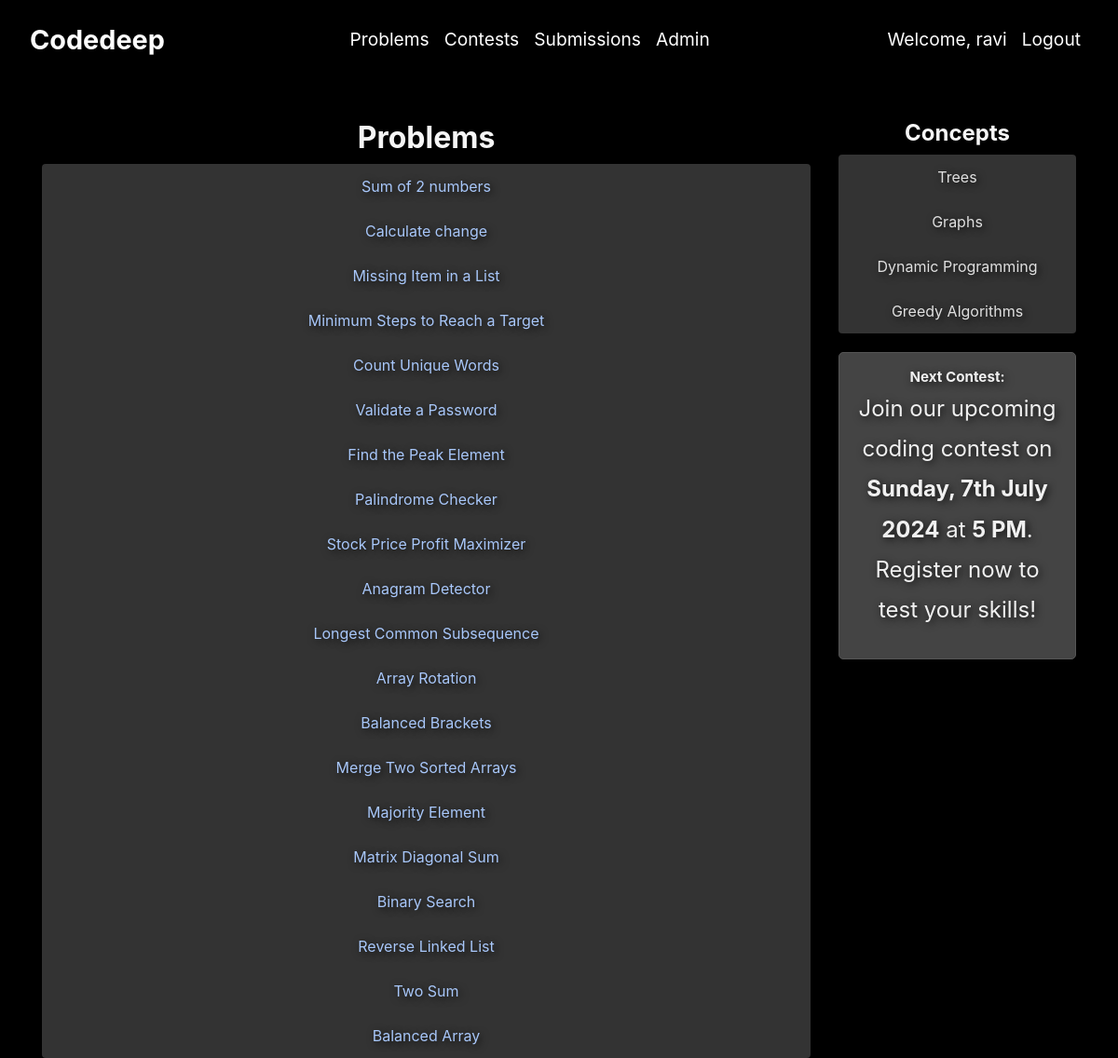
/problems/ (signed in), run on the app's committed database.
### problems/models.py (models this page shows, shortened)
class problem(models.Model):
    name = models.CharField(max_length=50)
    description = models.TextField(help_text="Enter the problem description. Use newlines to format the text.")
    testcase1 = models.TextField(help_text="Enter the first test case. Use newlines to format the input and output.")
    testcase2 = models.TextField(help_text="Enter the second test case. Use newlines to format the input and output.")
    solution_code = models.TextField(blank=True, null=True, help_text="Python solution code for this problem")

### problems/views.py (the view)
# urls.py: path('problems/',all_problems),
@login_required
def all_problems(request):
    questions = problem.objects.all()
    context = {
        "all_problems":questions,
    }
    return render(request,"all_problems.html",context)

### problems/templates/all_problems.html (shortened to what this page needs)
{% extends 'base.html' %}
{% block content %}
<div class="container mt-4">
    <div class="row">
        <div class="col-md-9">
            <h2>Problems</h2>
            <ul class="list-group">
                {% for problem in all_problems %}
                <li class="list-group-item">
                    <a href="{{ problem.id }}/">{{ problem.name }}</a>
                </li>
                {% endfor %}
            </ul>
        </div>
        <div class="col-md-3">
            <h4>Concepts</h4>
            <ul class="list-group">
                <li class="list-group-item">Trees</li>
                <li class="list-group-item">Graphs</li>
                <li class="list-group-item">Dynamic Programming</li>
                <li class="list-group-item">Greedy Algorithms</li>
            </ul>
            <div class="notification">
                <strong>Next Contest:</strong>
                <p>Join our upcoming coding contest on <strong>Sunday, 7th July 2024</strong> at <strong>5 PM</strong>. Register now to test your skills!</p>
            </div>
        </div>
    </div>
</div>
{% endblock %}

### problems/templates/base.html (shortened to what this page needs)
{% load static %}
<!DOCTYPE html>
<html lang="en">
<head>
    <link rel="stylesheet" href="https://cdn.jsdelivr.net/npm/bootstrap@4.6.2/dist/css/bootstrap.min.css">
</head>
<body>
    <nav class="navbar navbar-expand-sm navbar-dark">
        <a class="navbar-brand" href="/">Codedeep</a>
        <ul class="navbar-nav center">
            {% if user.is_authenticated %}
                <li class="nav-item">
                    <a class="nav-link" href="/problems">Problems</a>
                </li>
                <li class="nav-item">
                    <a class="nav-link" href="/contests">Contests</a>
                </li>
                <li class="nav-item">
                    <a class="nav-link" href="/compiler/submissions/">Submissions</a>
                </li>
            {% endif %}
            <li class="nav-item">
                <a class="nav-link" href="/admin">Admin</a>
            </li>
        </ul>
        <ul class="navbar-nav ml-auto">
            {% if user.is_authenticated %}
                <li class="nav-item">
                    <a class="nav-link" href="#">Welcome, {{ user.username }}</a>
                </li>
                <li class="nav-item">
                    <a class="nav-link" href="/auth/logout">Logout</a>
                </li>
            {% endif %}
        </ul>
    </nav>
    <div class="content-container">
        {% block content %}{% endblock %}
    </div>
</body>
</html>

### problems/templates/all_problems.html (style rules this page uses)
body { background: none; background-color: #000; color:rgb(65, 60, 60); }
h2, h4 { margin-top: 20px; font-weight: bold; color: #f5f5f5; }
.list-group-item { background-color: #333; color: #e0e0e0; border: none; }
.list-group-item a { text-decoration: none; color: #a8c7fa; }
.notification { background-color: #444; border: 1px solid #555; border-radius: 5px; padding: 15px; margin-top: 20px; font-size: 0.95rem; color: #f0f0f0; }

### data on the page
problem: name "Sum of 2 numbers"
problem: name "Calculate change"
problem: name "Missing Item in a List"
problem: name "Minimum Steps to Reach a Target"
problem: name "Count Unique Words"
problem: name "Validate a Password"
problem: name "Find the Peak Element"
problem: name "Palindrome Checker"
problem: name "Stock Price Profit Maximizer"
problem: name "Anagram Detector"
problem: name "Longest Common Subsequence"
problem: name "Array Rotation"
problem: name "Balanced Brackets"
problem: name "Merge Two Sorted Arrays"
problem: name "Majority Element"
problem: name "Matrix Diagonal Sum"
problem: name "Binary Search"
problem: name "Reverse Linked List"
problem: name "Two Sum"
problem: name "Balanced Array"

### other printed values
{{ user.username }} "ravi"
